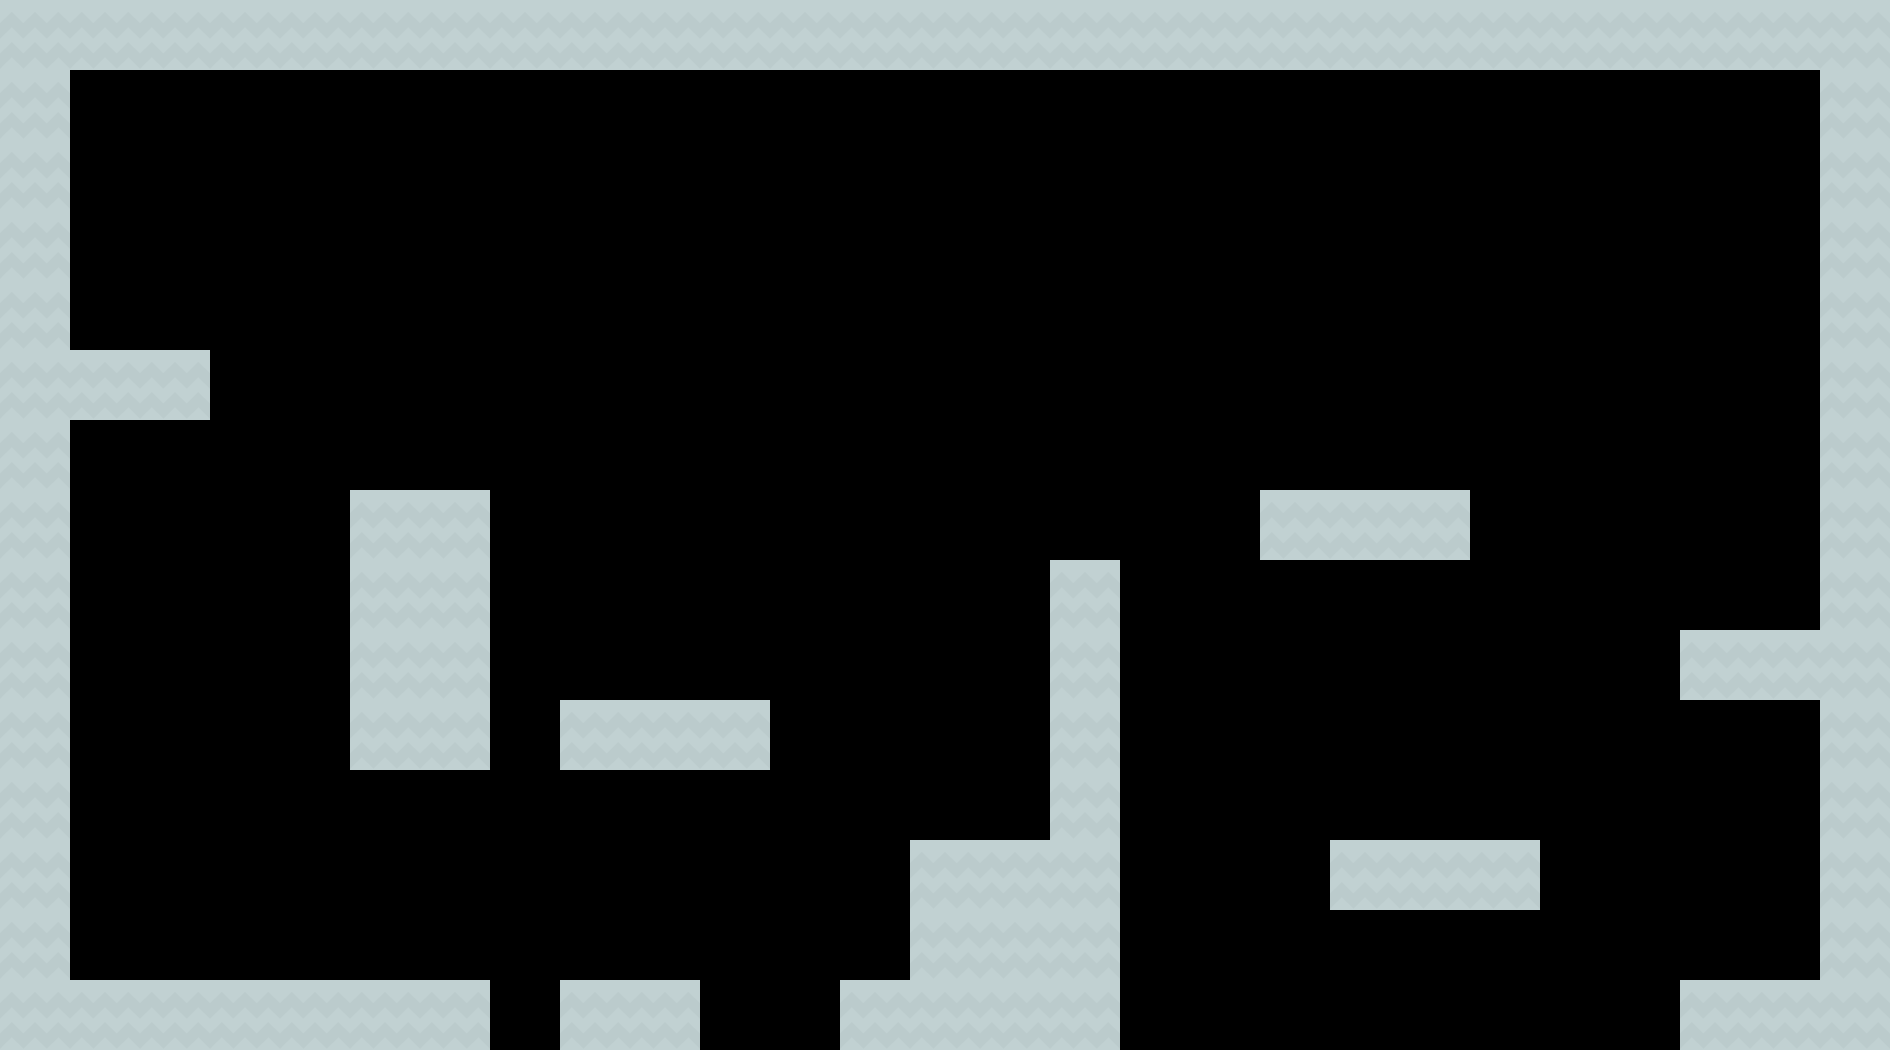

Below is a game level as drawn by its tile map, then a one-line description and the .tmx that defines it (tile-layer data replaced by summaries):
An orthogonal 27x15 tile map with 70x70 px tiles, 1 tile layer (Tile Layer 1), 2 tilesets and 18 objects.

<map version="1.0" orientation="orthogonal" renderorder="right-down" width="27" height="15" tilewidth="70" tileheight="70" nextobjectid="19">
 <tileset firstgid="1" name="item_persSpriteSheet" tilewidth="70" tileheight="70" spacing="2" tilecount="100">
  <image source="item_persSpriteSheet.png" width="720" height="720" />
 </tileset>
 <tileset firstgid="101" name="tiles_spritesheet" tilewidth="70" tileheight="70" spacing="2" tilecount="156">
  <image source="tiles_spritesheet.png" width="914" height="936" />
 </tileset>
 <layer name="Tile Layer 1" width="27" height="15">
  <data>[405 cells, 100 non-empty, 1 distinct tile ids]</data>
 </layer>
 <objectgroup name="Object Layer 1" width="55" height="98">
  <object id="1" x="18" y="4" width="49" height="1000" />
  <object id="2" x="57" y="979" width="430" height="43" />
  <object id="3" x="562" y="980" width="137" height="64" />
  <object id="4" x="840" y="981" width="94" height="57" />
  <object id="5" x="911" y="840" width="155" height="144" />
  <object id="6" x="1050" y="560" width="69" height="376" />
  <object id="7" x="561" y="701" width="208" height="67" />
  <object id="8" x="350" y="489" width="141" height="280" />
  <object id="9" x="70" y="350" width="140" height="71" />
  <object id="10" x="1260" y="490" width="209" height="69" />
  <object id="11" x="1329" y="838" width="210" height="71" />
  <object id="12" x="1680" y="631" width="155" height="69" />
  <object id="13" x="1682" y="981" width="170" height="67" />
  <object id="14" x="1817" y="54" width="62" height="941" />
  <object id="15" x="64" y="24" width="1119" height="44" />
  <object id="16" x="1180" y="24" width="649" height="44" />
 </objectgroup>
 <objectgroup name="Object Layer 2" width="55" height="98">
  <object id="17" x="71" y="328" width="68" height="19">
   <properties>
    <property name="button" value="1" />
   </properties>
  </object>
 </objectgroup>
 <objectgroup name="Object Layer 3" width="55" height="98">
  <object id="18" x="1688" y="881" width="55" height="98">
   <properties>
    <property name="door" value="1" />
   </properties>
  </object>
 </objectgroup>
</map>
